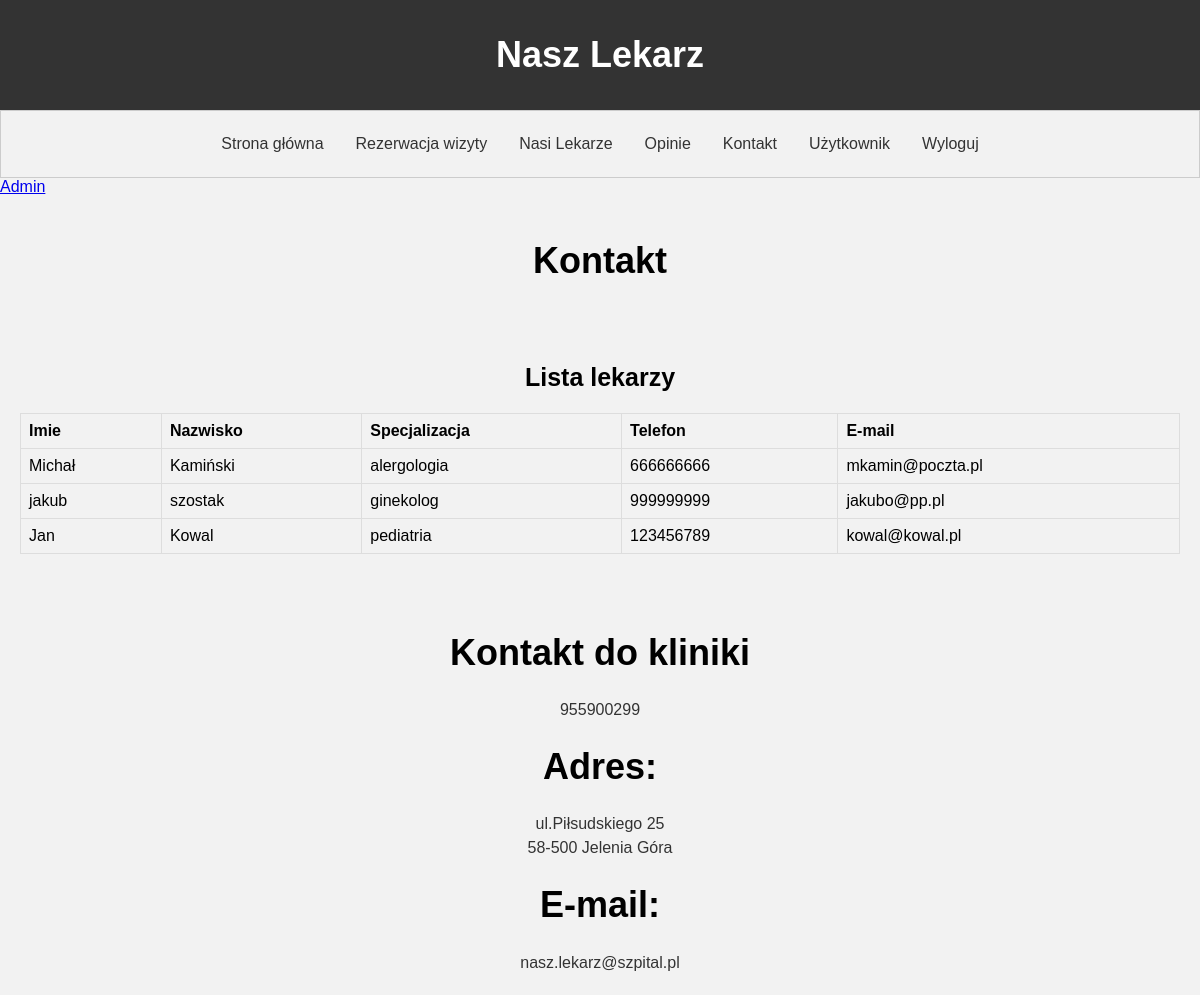
Page /kontakt.php (signed in) on the earlier database version.
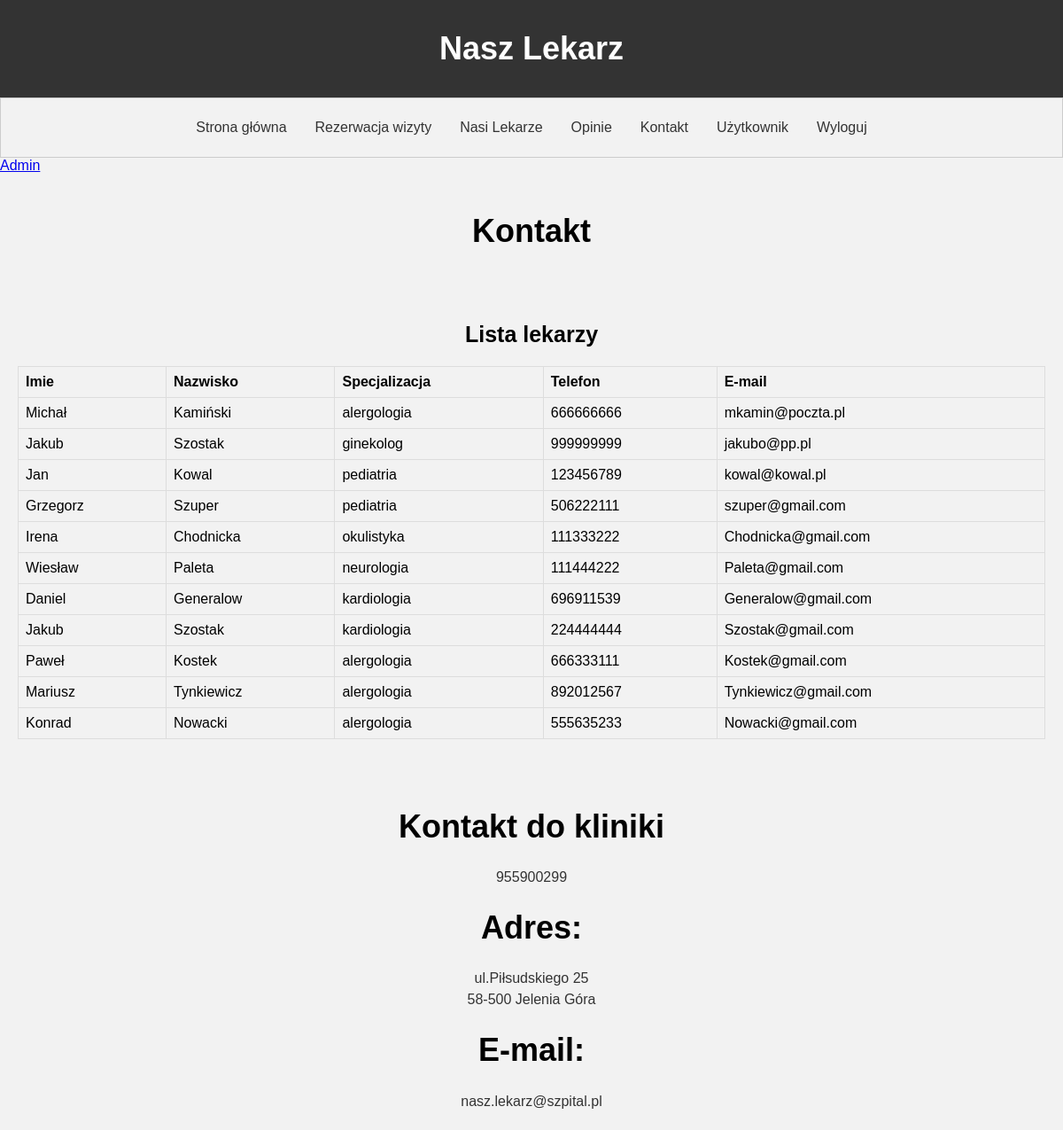
Same page on the later database version.
### tables this page shows
CREATE TABLE `user` (
  `id` int(11) NOT NULL,
  `login` varchar(255) NOT NULL,
  `pass` varchar(255) NOT NULL,
  `email` varchar(255) NOT NULL,
  `typ` tinyint(1) NOT NULL
);

CREATE TABLE `lekarze` (
  `id` int(11) NOT NULL,
  `imie` varchar(30) NOT NULL,
  `nazwisko` varchar(30) NOT NULL,
  `specjalizacja` varchar(30) NOT NULL,
  `telefon` int(6) NOT NULL,
  `e-mail` varchar(30) NOT NULL
);

### kontakt.php (the view, shortened to what this page needs)
<!DOCTYPE html>
<html>
  <head>
    <link rel="stylesheet" type="text/css" href="style.css">
  </head>
  <body>
    <header>
      <h1>Nasz Lekarz</h1>
    </header>
    <nav>
      <ul>
        <li><a href="index.php">Strona główna</a></li>
        <li><a href="rezerwacje.php">Rezerwacja wizyty</a></li>
        <li><a href="NasiLekarze.php">Nasi Lekarze</a></li>
        <li><a href="opinie.php">Opinie</a></li>
        <li><a href="kontakt.php">Kontakt</a></li>
        <li><a href='user.php'>Użytkownik</a></li>
        <li><a href="wyloguj.php">Wyloguj</a></li>
      </ul>
    </nav>
    <?php
	include 'connect.php';
      if(isSet($_SESSION["login"])){
        $user = $_SESSION["login"];
      }
      else{
        echo '<script type="text/javascript">
              window.location = "login.html";
              </script>';
      }
    if(isSet($_SESSION["login"])){
      $query = mysqli_query($con,"SELECT * FROM user WHERE login=\"$user\"");
      if (mysqli_num_rows($query) > 0) {
          while($row = mysqli_fetch_assoc($query)) {
            if($row["typ"]==1){
              echo "<a href='admin.php'>Admin</a>";
            }
          }
        }
    }
    ?>
    <main>
      <h1>Kontakt </h1>
	  <br><br>
	  <h2>Lista lekarzy</h2>
      <?php
      include 'connect.php';
    	$query = mysqli_query($con, "SELECT * FROM lekarze");
        if (mysqli_num_rows($query) > 0) {
    	echo'<table>';
    	echo"<tr>";
    		echo"<th>Imie</th>";
    		echo"<th>Nazwisko</th>";
        echo"<th>Specjalizacja</th>";
        echo"<th>Telefon</th>";
        echo"<th>E-mail</th>";
    	echo"</tr>";
    	while($row = mysqli_fetch_assoc($query)) {
    		echo "<tr>";
    		echo "<td>" .  $row["imie"] . "</td>";
    		echo "<td>" .  $row["nazwisko"] . "</td>";
        echo "<td>" .  $row["specjalizacja"] . "</td>";
        echo "<td>" .  $row["telefon"] . "</td>";
        echo "<td>" .  $row["e-mail"] . "</td>";
    		echo "</tr>";
      }
    	echo"</table>";
    	 }
      ?>
      <br><br><br>
      <h1>Kontakt do kliniki</h1>
	  <p>955900299</p>
          <h1>Adres:</h1>
          <p>ul.Piłsudskiego 25</p>
	  <p>58-500 Jelenia Góra</p>
          <h1>E-mail:</h1>
          <p>nasz.lekarz@szpital.pl<p>
    </main>
  </body>
</html>

### connect.php (shortened to what this page needs)
<html>
<body>
</body>
</html>

### style.css (style rules this page uses)
body { font-family: Arial, sans-serif; margin: 0; padding: 0; background-color: #f2f2f2; }
header { background-color: #333; color: #fff; padding: 10px; text-align: center; }
nav { background-color: #f2f2f2; border: 1px solid #ccc; padding: 10px; }
ul { display: flex; justify-content: center; list-style-type: none; margin: 0; padding: 0; overflow: hidden; }
li { float: left; }
li a { display: block; color: #333; text-align: center; padding: 14px 16px; text-decoration: none; }
main { padding: 20px; }
h1 { text-align: center; font-size: 36px; }
h2 { text-align: center; font-size: 25px; }
table { width: 100%; border-collapse: collapse; margin-top: 20px; text-align: center; }
th, td { text-align: left; padding: 8px; border: 1px solid #ddd; }
tr:nth-child(even) { background-color: #f2f2f2; }
p { text-align: center; color: #333; font-size: 16px; line-height: 1.5; margin-bottom: 20px; max-width: 1300px; margin: auto; }

Differences in the rows shown:
changed lekarze "ginekolog": imie "jakub" → "Jakub"; nazwisko "szostak" → "Szostak"
added lekarze: imie "Grzegorz", nazwisko "Szuper", specjalizacja "pediatria", telefon "506222111", value "szuper@gmail.com"
added lekarze: imie "Irena", nazwisko "Chodnicka", specjalizacja "okulistyka", telefon "111333222", value "Chodnicka@gmail.com"
added lekarze: imie "Wiesław", nazwisko "Paleta", specjalizacja "neurologia", telefon "111444222", value "Paleta@gmail.com"
added lekarze: imie "Daniel", nazwisko "Generalow", specjalizacja "kardiologia", telefon "696911539", value "Generalow@gmail.com"
added lekarze: imie "Jakub", nazwisko "Szostak", specjalizacja "kardiologia", telefon "224444444", value "Szostak@gmail.com"
added lekarze: imie "Paweł", nazwisko "Kostek", specjalizacja "alergologia", telefon "666333111", value "Kostek@gmail.com"
added lekarze: imie "Mariusz", nazwisko "Tynkiewicz", specjalizacja "alergologia", telefon "892012567", value "Tynkiewicz@gmail.com"
added lekarze: imie "Konrad", nazwisko "Nowacki", specjalizacja "alergologia", telefon "555635233", value "Nowacki@gmail.com"
